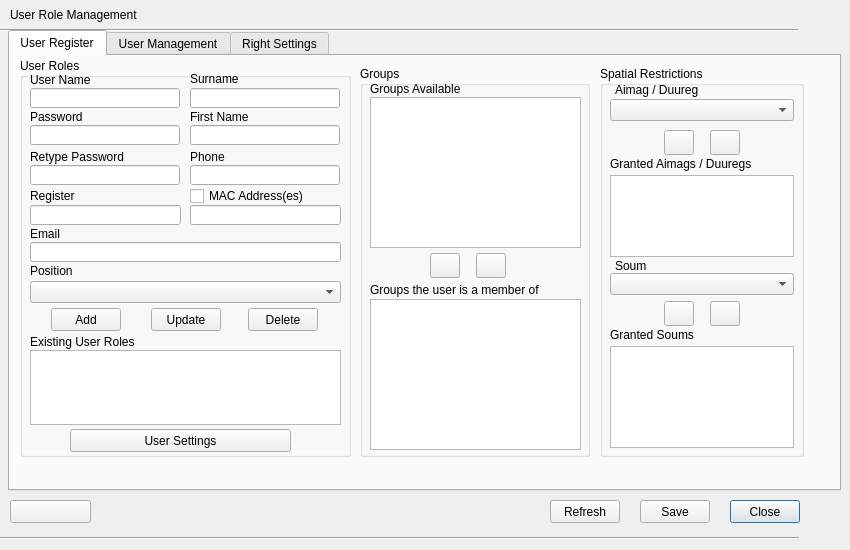
<?xml version="1.0" encoding="UTF-8"?>
<ui version="4.0">
 <class>UserRoleManagementDialog</class>
 <widget class="QDialog" name="UserRoleManagementDialog">
  <property name="geometry">
   <rect>
    <x>0</x>
    <y>0</y>
    <width>850</width>
    <height>550</height>
   </rect>
  </property>
  <property name="minimumSize">
   <size>
    <width>850</width>
    <height>550</height>
   </size>
  </property>
  <property name="maximumSize">
   <size>
    <width>850</width>
    <height>550</height>
   </size>
  </property>
  <property name="baseSize">
   <size>
    <width>860</width>
    <height>550</height>
   </size>
  </property>
  <property name="windowTitle">
   <string>User Role Management</string>
  </property>
  <property name="windowIcon">
   <iconset resource="resources.qrc">
    <normaloff>:/plugins/lm2/user_role_management.png</normaloff>:/plugins/lm2/user_role_management.png</iconset>
  </property>
  <widget class="Line" name="line">
   <property name="geometry">
    <rect>
     <x>0</x>
     <y>20</y>
     <width>798</width>
     <height>20</height>
    </rect>
   </property>
   <property name="orientation">
    <enum>Qt::Horizontal</enum>
   </property>
  </widget>
  <widget class="QLabel" name="label_9">
   <property name="geometry">
    <rect>
     <x>10</x>
     <y>7</y>
     <width>231</width>
     <height>16</height>
    </rect>
   </property>
   <property name="text">
    <string>User Role Management</string>
   </property>
  </widget>
  <widget class="QPushButton" name="close_button">
   <property name="geometry">
    <rect>
     <x>730</x>
     <y>500</y>
     <width>70</width>
     <height>23</height>
    </rect>
   </property>
   <property name="text">
    <string>Close</string>
   </property>
  </widget>
  <widget class="QPushButton" name="help_button">
   <property name="geometry">
    <rect>
     <x>10</x>
     <y>500</y>
     <width>81</width>
     <height>23</height>
    </rect>
   </property>
   <property name="text">
    <string/>
   </property>
   <property name="icon">
    <iconset resource="resources.qrc">
     <normaloff>:/plugins/lm2/help_button.png</normaloff>:/plugins/lm2/help_button.png</iconset>
   </property>
  </widget>
  <widget class="Line" name="line_2">
   <property name="geometry">
    <rect>
     <x>0</x>
     <y>530</y>
     <width>799</width>
     <height>16</height>
    </rect>
   </property>
   <property name="orientation">
    <enum>Qt::Horizontal</enum>
   </property>
  </widget>
  <widget class="QLabel" name="username_real_lbl">
   <property name="geometry">
    <rect>
     <x>220</x>
     <y>7</y>
     <width>121</width>
     <height>16</height>
    </rect>
   </property>
   <property name="text">
    <string/>
   </property>
  </widget>
  <widget class="QTabWidget" name="tabWidget">
   <property name="geometry">
    <rect>
     <x>8</x>
     <y>30</y>
     <width>833</width>
     <height>461</height>
    </rect>
   </property>
   <property name="currentIndex">
    <number>0</number>
   </property>
   <widget class="QWidget" name="user_register_tab">
    <attribute name="title">
     <string>User Register</string>
    </attribute>
    <widget class="QGroupBox" name="groupBox">
     <property name="geometry">
      <rect>
       <x>10</x>
       <y>2</y>
       <width>331</width>
       <height>399</height>
      </rect>
     </property>
     <property name="title">
      <string>User Roles</string>
     </property>
     <widget class="QLineEdit" name="username_edit">
      <property name="geometry">
       <rect>
        <x>10</x>
        <y>30</y>
        <width>150</width>
        <height>20</height>
       </rect>
      </property>
     </widget>
     <widget class="QLabel" name="label">
      <property name="geometry">
       <rect>
        <x>10</x>
        <y>13</y>
        <width>151</width>
        <height>17</height>
       </rect>
      </property>
      <property name="text">
       <string>User Name</string>
      </property>
     </widget>
     <widget class="QLineEdit" name="password_edit">
      <property name="geometry">
       <rect>
        <x>10</x>
        <y>67</y>
        <width>150</width>
        <height>20</height>
       </rect>
      </property>
      <property name="echoMode">
       <enum>QLineEdit::Password</enum>
      </property>
     </widget>
     <widget class="QLabel" name="label_2">
      <property name="geometry">
       <rect>
        <x>10</x>
        <y>50</y>
        <width>151</width>
        <height>17</height>
       </rect>
      </property>
      <property name="text">
       <string>Password</string>
      </property>
     </widget>
     <widget class="QLabel" name="label_3">
      <property name="geometry">
       <rect>
        <x>10</x>
        <y>90</y>
        <width>151</width>
        <height>17</height>
       </rect>
      </property>
      <property name="text">
       <string>Retype Password</string>
      </property>
     </widget>
     <widget class="QLineEdit" name="retype_password_edit">
      <property name="geometry">
       <rect>
        <x>10</x>
        <y>107</y>
        <width>150</width>
        <height>20</height>
       </rect>
      </property>
      <property name="echoMode">
       <enum>QLineEdit::Password</enum>
      </property>
     </widget>
     <widget class="QLabel" name="label_5">
      <property name="geometry">
       <rect>
        <x>170</x>
        <y>13</y>
        <width>151</width>
        <height>16</height>
       </rect>
      </property>
      <property name="text">
       <string>Surname</string>
      </property>
     </widget>
     <widget class="QLineEdit" name="surname_edit">
      <property name="geometry">
       <rect>
        <x>170</x>
        <y>30</y>
        <width>150</width>
        <height>20</height>
       </rect>
      </property>
     </widget>
     <widget class="QLineEdit" name="firstname_edit">
      <property name="geometry">
       <rect>
        <x>170</x>
        <y>67</y>
        <width>150</width>
        <height>20</height>
       </rect>
      </property>
     </widget>
     <widget class="QLabel" name="label_6">
      <property name="geometry">
       <rect>
        <x>170</x>
        <y>50</y>
        <width>151</width>
        <height>17</height>
       </rect>
      </property>
      <property name="text">
       <string>First Name</string>
      </property>
     </widget>
     <widget class="QLabel" name="label_7">
      <property name="geometry">
       <rect>
        <x>10</x>
        <y>204</y>
        <width>151</width>
        <height>17</height>
       </rect>
      </property>
      <property name="text">
       <string>Position</string>
      </property>
     </widget>
     <widget class="QPushButton" name="add_button">
      <property name="geometry">
       <rect>
        <x>31</x>
        <y>250</y>
        <width>70</width>
        <height>23</height>
       </rect>
      </property>
      <property name="text">
       <string>Add</string>
      </property>
     </widget>
     <widget class="QPushButton" name="update_button">
      <property name="geometry">
       <rect>
        <x>131</x>
        <y>250</y>
        <width>70</width>
        <height>23</height>
       </rect>
      </property>
      <property name="text">
       <string>Update</string>
      </property>
     </widget>
     <widget class="QPushButton" name="delete_button">
      <property name="geometry">
       <rect>
        <x>228</x>
        <y>250</y>
        <width>70</width>
        <height>23</height>
       </rect>
      </property>
      <property name="text">
       <string>Delete</string>
      </property>
     </widget>
     <widget class="QLabel" name="label_8">
      <property name="geometry">
       <rect>
        <x>10</x>
        <y>276</y>
        <width>311</width>
        <height>16</height>
       </rect>
      </property>
      <property name="text">
       <string>Existing User Roles</string>
      </property>
     </widget>
     <widget class="QLabel" name="label_15">
      <property name="geometry">
       <rect>
        <x>170</x>
        <y>90</y>
        <width>151</width>
        <height>17</height>
       </rect>
      </property>
      <property name="text">
       <string>Phone</string>
      </property>
     </widget>
     <widget class="QLineEdit" name="phone_edit">
      <property name="geometry">
       <rect>
        <x>170</x>
        <y>107</y>
        <width>150</width>
        <height>20</height>
       </rect>
      </property>
      <property name="text">
       <string/>
      </property>
     </widget>
     <widget class="QListWidget" name="user_role_lwidget">
      <property name="geometry">
       <rect>
        <x>10</x>
        <y>292</y>
        <width>311</width>
        <height>75</height>
       </rect>
      </property>
     </widget>
     <widget class="QComboBox" name="position_cbox">
      <property name="geometry">
       <rect>
        <x>10</x>
        <y>223</y>
        <width>311</width>
        <height>22</height>
       </rect>
      </property>
     </widget>
     <widget class="QLineEdit" name="mac_address_edit">
      <property name="geometry">
       <rect>
        <x>170</x>
        <y>147</y>
        <width>151</width>
        <height>20</height>
       </rect>
      </property>
     </widget>
     <widget class="QLineEdit" name="register_edit">
      <property name="geometry">
       <rect>
        <x>10</x>
        <y>147</y>
        <width>151</width>
        <height>20</height>
       </rect>
      </property>
     </widget>
     <widget class="QLabel" name="label_17">
      <property name="geometry">
       <rect>
        <x>10</x>
        <y>129</y>
        <width>151</width>
        <height>17</height>
       </rect>
      </property>
      <property name="text">
       <string>Register</string>
      </property>
     </widget>
     <widget class="QPushButton" name="settings_button">
      <property name="geometry">
       <rect>
        <x>50</x>
        <y>371</y>
        <width>221</width>
        <height>23</height>
       </rect>
      </property>
      <property name="text">
       <string>User Settings</string>
      </property>
     </widget>
     <widget class="QCheckBox" name="get_mac_checkbox">
      <property name="geometry">
       <rect>
        <x>170</x>
        <y>128</y>
        <width>141</width>
        <height>20</height>
       </rect>
      </property>
      <property name="text">
       <string>MAC Address(es)</string>
      </property>
     </widget>
     <widget class="QLabel" name="label_18">
      <property name="geometry">
       <rect>
        <x>10</x>
        <y>167</y>
        <width>151</width>
        <height>17</height>
       </rect>
      </property>
      <property name="text">
       <string>Email</string>
      </property>
     </widget>
     <widget class="QLineEdit" name="email_edit">
      <property name="geometry">
       <rect>
        <x>10</x>
        <y>184</y>
        <width>311</width>
        <height>20</height>
       </rect>
      </property>
     </widget>
    </widget>
    <widget class="QGroupBox" name="groupBox_3">
     <property name="geometry">
      <rect>
       <x>350</x>
       <y>10</y>
       <width>230</width>
       <height>391</height>
      </rect>
     </property>
     <property name="title">
      <string>Groups</string>
     </property>
     <widget class="QLabel" name="label_12">
      <property name="geometry">
       <rect>
        <x>10</x>
        <y>15</y>
        <width>201</width>
        <height>16</height>
       </rect>
      </property>
      <property name="text">
       <string>Groups Available</string>
      </property>
     </widget>
     <widget class="QPushButton" name="down_groups_button">
      <property name="geometry">
       <rect>
        <x>70</x>
        <y>187</y>
        <width>30</width>
        <height>25</height>
       </rect>
      </property>
      <property name="text">
       <string/>
      </property>
      <property name="icon">
       <iconset resource="resources.qrc">
        <normaloff>:/plugins/lm2/down_button.png</normaloff>:/plugins/lm2/down_button.png</iconset>
      </property>
     </widget>
     <widget class="QPushButton" name="up_groups_button">
      <property name="geometry">
       <rect>
        <x>116</x>
        <y>187</y>
        <width>30</width>
        <height>25</height>
       </rect>
      </property>
      <property name="text">
       <string/>
      </property>
      <property name="icon">
       <iconset resource="resources.qrc">
        <normaloff>:/plugins/lm2/up_button.png</normaloff>:/plugins/lm2/up_button.png</iconset>
      </property>
     </widget>
     <widget class="QLabel" name="label_13">
      <property name="geometry">
       <rect>
        <x>10</x>
        <y>215</y>
        <width>209</width>
        <height>17</height>
       </rect>
      </property>
      <property name="text">
       <string>Groups the user is a member of</string>
      </property>
     </widget>
     <widget class="QListWidget" name="group_lwidget">
      <property name="geometry">
       <rect>
        <x>10</x>
        <y>31</y>
        <width>211</width>
        <height>151</height>
       </rect>
      </property>
     </widget>
     <widget class="QListWidget" name="member_lwidget">
      <property name="geometry">
       <rect>
        <x>10</x>
        <y>233</y>
        <width>211</width>
        <height>151</height>
       </rect>
      </property>
     </widget>
    </widget>
    <widget class="QGroupBox" name="groupBox_7">
     <property name="geometry">
      <rect>
       <x>590</x>
       <y>10</y>
       <width>204</width>
       <height>391</height>
      </rect>
     </property>
     <property name="title">
      <string>Spatial Restrictions</string>
     </property>
     <widget class="QLabel" name="label_14">
      <property name="geometry">
       <rect>
        <x>15</x>
        <y>16</y>
        <width>181</width>
        <height>16</height>
       </rect>
      </property>
      <property name="text">
       <string>Aimag / Duureg</string>
      </property>
     </widget>
     <widget class="QComboBox" name="aimag_cbox">
      <property name="geometry">
       <rect>
        <x>10</x>
        <y>33</y>
        <width>184</width>
        <height>22</height>
       </rect>
      </property>
     </widget>
     <widget class="QListWidget" name="aimag_lwidget">
      <property name="geometry">
       <rect>
        <x>10</x>
        <y>109</y>
        <width>184</width>
        <height>82</height>
       </rect>
      </property>
     </widget>
     <widget class="QPushButton" name="down_aimag_button">
      <property name="geometry">
       <rect>
        <x>64</x>
        <y>64</y>
        <width>30</width>
        <height>25</height>
       </rect>
      </property>
      <property name="text">
       <string/>
      </property>
      <property name="icon">
       <iconset resource="resources.qrc">
        <normaloff>:/plugins/lm2/down_button.png</normaloff>:/plugins/lm2/down_button.png</iconset>
      </property>
     </widget>
     <widget class="QPushButton" name="up_aimag_button">
      <property name="geometry">
       <rect>
        <x>110</x>
        <y>64</y>
        <width>30</width>
        <height>25</height>
       </rect>
      </property>
      <property name="text">
       <string/>
      </property>
      <property name="icon">
       <iconset resource="resources.qrc">
        <normaloff>:/plugins/lm2/up_button.png</normaloff>:/plugins/lm2/up_button.png</iconset>
      </property>
     </widget>
     <widget class="QLabel" name="label_16">
      <property name="geometry">
       <rect>
        <x>15</x>
        <y>192</y>
        <width>181</width>
        <height>16</height>
       </rect>
      </property>
      <property name="text">
       <string>Soum</string>
      </property>
     </widget>
     <widget class="QComboBox" name="soum_cbox">
      <property name="geometry">
       <rect>
        <x>10</x>
        <y>207</y>
        <width>184</width>
        <height>22</height>
       </rect>
      </property>
     </widget>
     <widget class="QListWidget" name="soum_lwidget">
      <property name="geometry">
       <rect>
        <x>10</x>
        <y>280</y>
        <width>184</width>
        <height>102</height>
       </rect>
      </property>
     </widget>
     <widget class="QPushButton" name="up_soum_button">
      <property name="geometry">
       <rect>
        <x>110</x>
        <y>235</y>
        <width>30</width>
        <height>25</height>
       </rect>
      </property>
      <property name="text">
       <string/>
      </property>
      <property name="icon">
       <iconset resource="resources.qrc">
        <normaloff>:/plugins/lm2/up_button.png</normaloff>:/plugins/lm2/up_button.png</iconset>
      </property>
     </widget>
     <widget class="QPushButton" name="down_soum_button">
      <property name="geometry">
       <rect>
        <x>64</x>
        <y>235</y>
        <width>30</width>
        <height>25</height>
       </rect>
      </property>
      <property name="text">
       <string/>
      </property>
      <property name="icon">
       <iconset resource="resources.qrc">
        <normaloff>:/plugins/lm2/down_button.png</normaloff>:/plugins/lm2/down_button.png</iconset>
      </property>
     </widget>
     <widget class="QLabel" name="label_30">
      <property name="geometry">
       <rect>
        <x>10</x>
        <y>90</y>
        <width>181</width>
        <height>16</height>
       </rect>
      </property>
      <property name="text">
       <string>Granted Aimags / Duuregs</string>
      </property>
     </widget>
     <widget class="QLabel" name="label_31">
      <property name="geometry">
       <rect>
        <x>10</x>
        <y>261</y>
        <width>181</width>
        <height>16</height>
       </rect>
      </property>
      <property name="text">
       <string>Granted Soums</string>
      </property>
     </widget>
    </widget>
   </widget>
   <widget class="QWidget" name="user_management_tab">
    <attribute name="title">
     <string>User Management</string>
    </attribute>
    <widget class="QTableWidget" name="user_twidget">
     <property name="geometry">
      <rect>
       <x>10</x>
       <y>40</y>
       <width>181</width>
       <height>281</height>
      </rect>
     </property>
     <column>
      <property name="text">
       <string>Employeer</string>
      </property>
     </column>
    </widget>
    <widget class="QTableWidget" name="position_twidget">
     <property name="geometry">
      <rect>
       <x>199</x>
       <y>40</y>
       <width>221</width>
       <height>281</height>
      </rect>
     </property>
     <column>
      <property name="text">
       <string>Position</string>
      </property>
     </column>
    </widget>
    <widget class="QTableWidget" name="right_grud_twidget">
     <property name="geometry">
      <rect>
       <x>430</x>
       <y>40</y>
       <width>391</width>
       <height>281</height>
      </rect>
     </property>
     <column>
      <property name="text">
       <string>Rigth type</string>
      </property>
     </column>
     <column>
      <property name="text">
       <string>View</string>
      </property>
     </column>
     <column>
      <property name="text">
       <string>Add</string>
      </property>
     </column>
     <column>
      <property name="text">
       <string>Delete</string>
      </property>
     </column>
     <column>
      <property name="text">
       <string>Edit</string>
      </property>
     </column>
    </widget>
    <widget class="QGroupBox" name="groupBox_2">
     <property name="geometry">
      <rect>
       <x>10</x>
       <y>330</y>
       <width>811</width>
       <height>85</height>
      </rect>
     </property>
     <property name="title">
      <string>Employeer Details</string>
     </property>
    </widget>
    <widget class="QPushButton" name="pushButton_2">
     <property name="geometry">
      <rect>
       <x>429</x>
       <y>10</y>
       <width>171</width>
       <height>23</height>
      </rect>
     </property>
     <property name="text">
      <string>Load All Rights</string>
     </property>
    </widget>
    <widget class="QPushButton" name="pushButton_3">
     <property name="geometry">
      <rect>
       <x>650</x>
       <y>10</y>
       <width>171</width>
       <height>23</height>
      </rect>
     </property>
     <property name="text">
      <string>Load Default Settings</string>
     </property>
    </widget>
   </widget>
   <widget class="QWidget" name="tab">
    <attribute name="title">
     <string>Right Settings</string>
    </attribute>
    <widget class="QTableWidget" name="settings_right_grud_twidget">
     <property name="geometry">
      <rect>
       <x>270</x>
       <y>20</y>
       <width>551</width>
       <height>391</height>
      </rect>
     </property>
     <column>
      <property name="text">
       <string>Right Type English</string>
      </property>
     </column>
     <column>
      <property name="text">
       <string>Right Type Mongolia</string>
      </property>
     </column>
     <column>
      <property name="text">
       <string>View</string>
      </property>
     </column>
     <column>
      <property name="text">
       <string>Add</string>
      </property>
     </column>
     <column>
      <property name="text">
       <string>Delete</string>
      </property>
     </column>
     <column>
      <property name="text">
       <string>Edit</string>
      </property>
     </column>
    </widget>
    <widget class="QTableWidget" name="settings_position_twidget">
     <property name="geometry">
      <rect>
       <x>10</x>
       <y>20</y>
       <width>251</width>
       <height>391</height>
      </rect>
     </property>
     <column>
      <property name="text">
       <string>Position</string>
      </property>
     </column>
    </widget>
   </widget>
  </widget>
  <widget class="QPushButton" name="close_button_2">
   <property name="geometry">
    <rect>
     <x>550</x>
     <y>500</y>
     <width>70</width>
     <height>23</height>
    </rect>
   </property>
   <property name="text">
    <string>Refresh</string>
   </property>
  </widget>
  <widget class="QPushButton" name="close_button_3">
   <property name="geometry">
    <rect>
     <x>640</x>
     <y>500</y>
     <width>70</width>
     <height>23</height>
    </rect>
   </property>
   <property name="text">
    <string>Save</string>
   </property>
  </widget>
 </widget>
 <tabstops>
  <tabstop>help_button</tabstop>
  <tabstop>close_button</tabstop>
 </tabstops>
 <resources>
  <include location="resources.qrc"/>
 </resources>
 <connections/>
</ui>
